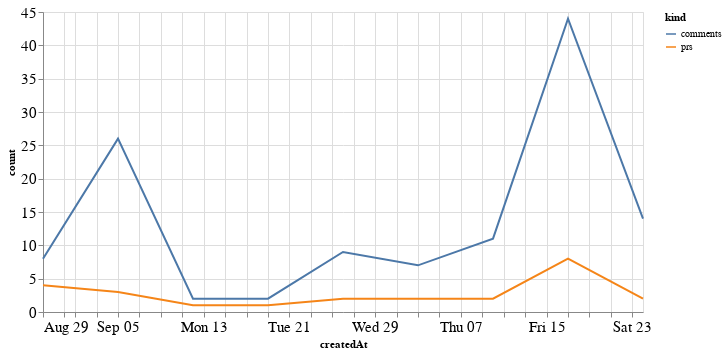

The code cell stored with this chart in its notebook:
### Code cell
alt.Chart(total_time, width=600).mark_line().encode(
    x='createdAt',
    y='count',
    color='kind'
)

### Figure 1 — Vega-Lite specification as saved in the notebook (floating-point values rounded to 4 significant figures)
{"config": {"axisLeft": {"labelFontSize": 15}, "axisBottom": {"labelFontSize": 15}}, "data": {"name": "data-55e7da3a5bf61ca2b26d0c152f85c1ba"}, "mark": "line", "encoding": {"color": {"type": "nominal", "field": "kind"}, "x": {"type": "temporal", "field": "createdAt"}, "y": {"type": "quantitative", "field": "count"}}, "width": 600, "$schema": "https://vega.github.io/schema/vega-lite/v4.8.1.json", "datasets": {"data-55e7da3a5bf61ca2b26d0c152f85c1ba": [{"createdAt": "2021-08-29T00:00:00", "kind": "prs", "count": 4}, {"createdAt": "2021-09-05T00:00:00", "kind": "prs", "count": 3}, {"createdAt": "2021-09-12T00:00:00", "kind": "prs", "count": 1}, {"createdAt": "2021-09-19T00:00:00", "kind": "prs", "count": 1}, {"createdAt": "2021-09-26T00:00:00", "kind": "prs", "count": 2}, {"createdAt": "2021-10-03T00:00:00", "kind": "prs", "count": 2}, {"createdAt": "2021-10-10T00:00:00", "kind": "prs", "count": 2}, {"createdAt": "2021-10-17T00:00:00", "kind": "prs", "count": 8}, {"createdAt": "2021-10-24T00:00:00", "kind": "prs", "count": 2}, {"createdAt": "2021-08-29T00:00:00", "kind": "comments", "count": 8}, {"createdAt": "2021-09-05T00:00:00", "kind": "comments", "count": 26}, {"createdAt": "2021-09-12T00:00:00", "kind": "comments", "count": 2}, {"createdAt": "2021-09-19T00:00:00", "kind": "comments", "count": 2}, {"createdAt": "2021-09-26T00:00:00", "kind": "comments", "count": 9}, {"createdAt": "2021-10-03T00:00:00", "kind": "comments", "count": 7}, {"createdAt": "2021-10-10T00:00:00", "kind": "comments", "count": 11}, {"createdAt": "2021-10-17T00:00:00", "kind": "comments", "count": 44}, {"createdAt": "2021-10-24T00:00:00", "kind": "comments", "count": 14}]}}
